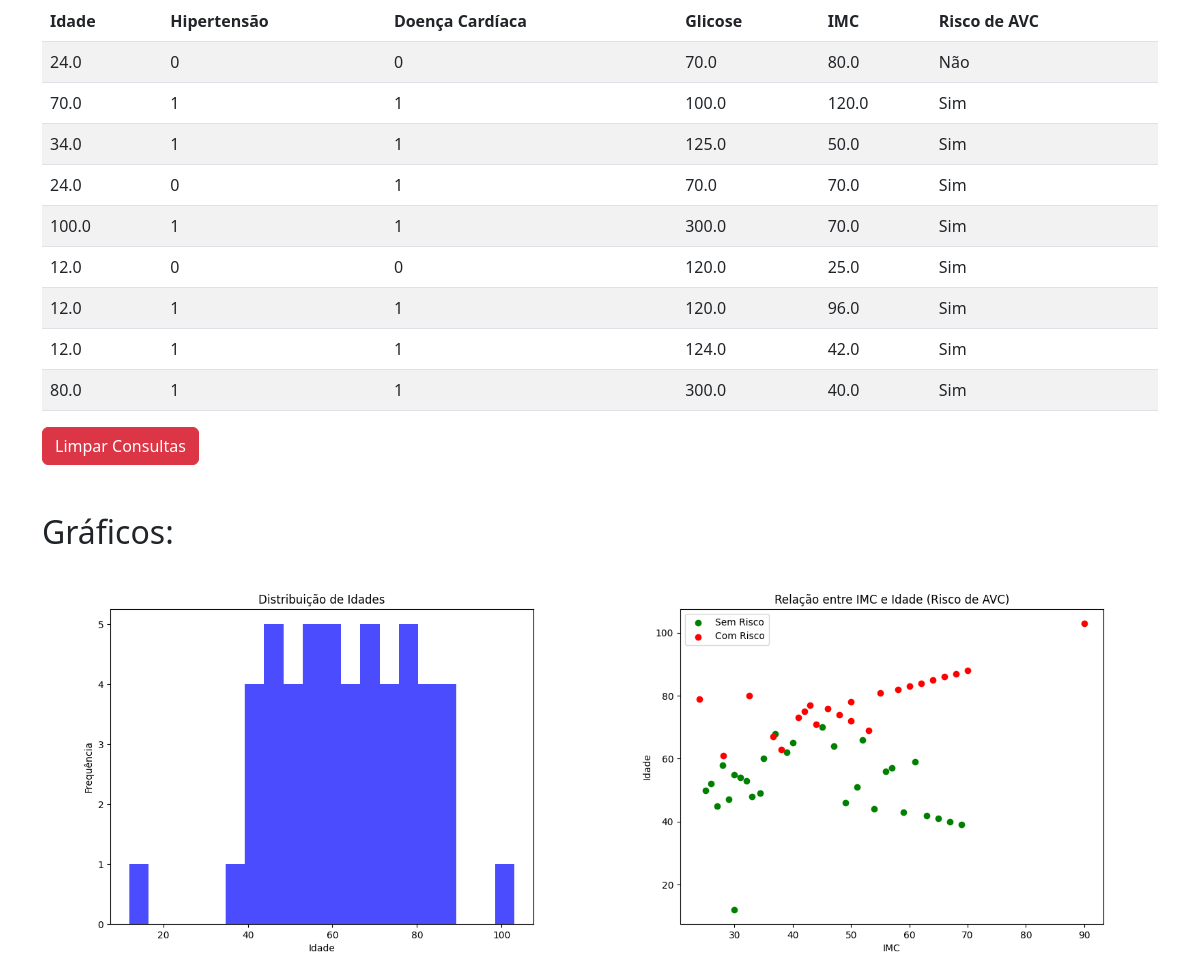
The app's page / (lower part), older data.
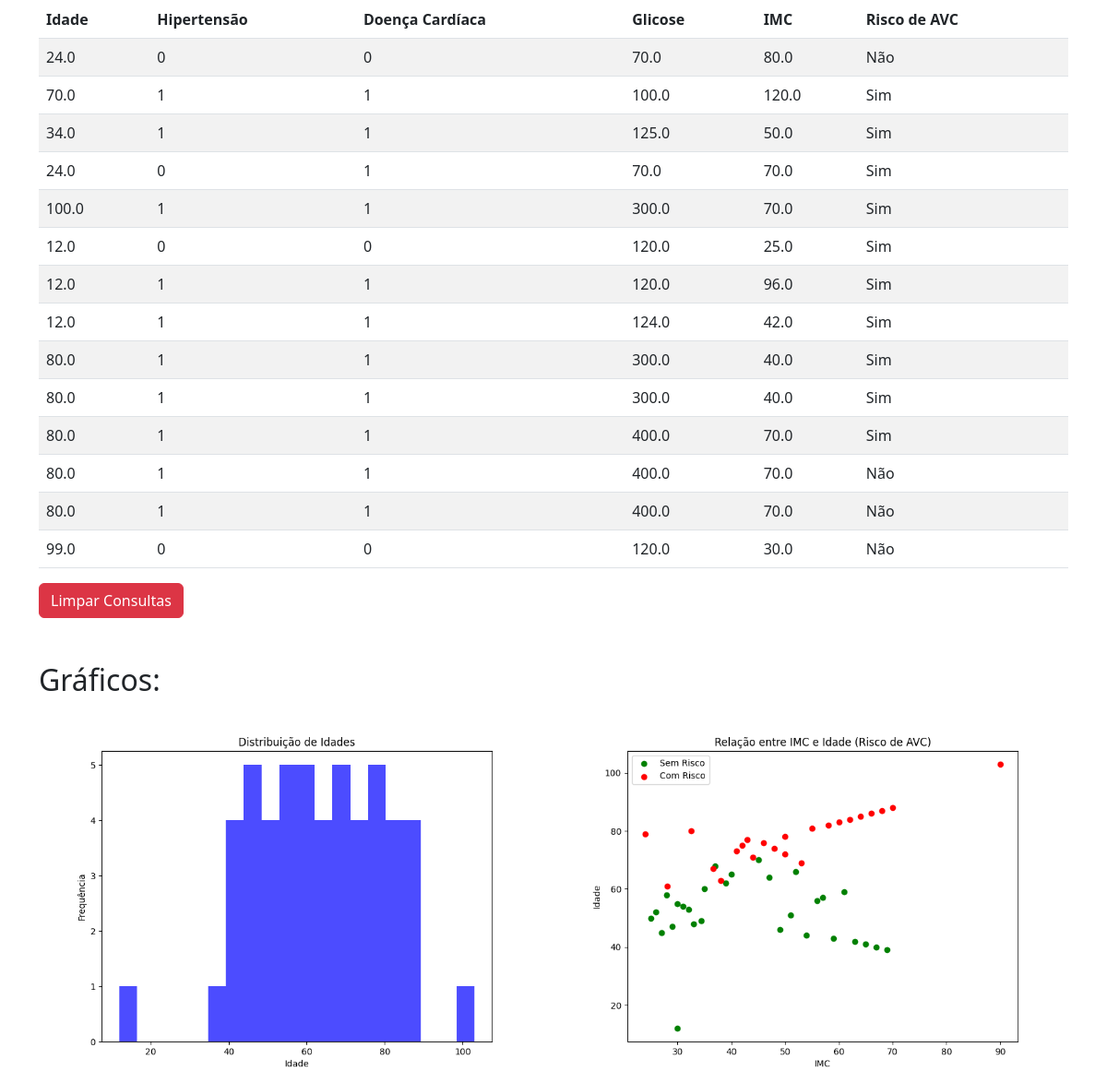
The same page, newer data.
### tables this page shows
CREATE TABLE patients (
            id INTEGER PRIMARY KEY AUTOINCREMENT,
            age REAL NOT NULL,
            hypertension INTEGER NOT NULL,
            heart_disease INTEGER NOT NULL,
            avg_glucose_level REAL NOT NULL,
            bmi REAL NOT NULL,
            stroke INTEGER NOT NULL
        );

### app.py (the view)
@app.route('/')
def index():
    generate_graphs(df)
    patients = get_patients()
    return render_template('index.html', patients=patients)

### database.py (called while the page is built)
def get_patients():
    conn = sqlite3.connect('stroke.db')
    cursor = conn.cursor()
    cursor.execute('SELECT * FROM patients')
    patients = cursor.fetchall()
    patients = [
        (id, age, hypertension, heart_disease, avg_glucose_level, bmi, int.from_bytes(stroke, byteorder='little') if isinstance(stroke, bytes) else int(stroke))
        for id, age, hypertension, heart_disease, avg_glucose_level, bmi, stroke in patients
    ]
    conn.close()
    return patients

### models.py (called while the page is built)
def generate_graphs(df):
    plt.figure(figsize=(8, 6))
    plt.hist(df['age'], bins=20, color='blue', alpha=0.7)
    plt.title('Distribuição de Idades')
    plt.xlabel('Idade')
    plt.ylabel('Frequência')
    plt.savefig('static/graficos/idade_distribuicao.png')
    plt.close()
    plt.figure(figsize=(8, 6))
    plt.scatter(df[df['stroke'] == 0]['bmi'], df[df['stroke'] == 0]['age'], color='green', label='Sem Risco')
    plt.scatter(df[df['stroke'] == 1]['bmi'], df[df['stroke'] == 1]['age'], color='red', label='Com Risco')
    plt.title('Relação entre IMC e Idade (Risco de AVC)')
    plt.xlabel('IMC')
    plt.ylabel('Idade')
    plt.legend()
    plt.savefig('static/graficos/imc_idade.png')
    plt.close()

### templates/index.html (shortened to what this page needs)
<!DOCTYPE html>
<html lang="en">
<head>
    <link href="https://cdn.jsdelivr.net/npm/bootstrap@5.3.0/dist/css/bootstrap.min.css" rel="stylesheet">
    <link rel="stylesheet" href="{{ url_for('static', filename='styles.css') }}">
</head>
<body>
    <div class="container mt-5">
        <table class="table table-striped">
            <thead>
                <tr>
                    <th>Idade</th>
                    <th>Hipertensão</th>
                    <th>Doença Cardíaca</th>
                    <th>Glicose</th>
                    <th>IMC</th>
                    <th>Risco de AVC</th>
                </tr>
            </thead>
            <tbody>
                {% for patient in patients %}
                    <tr>
                        <td>{{ patient[1] }}</td>
                        <td>{{ patient[2] }}</td>
                        <td>{{ patient[3] }}</td>
                        <td>{{ patient[4] }}</td>
                        <td>{{ patient[5] }}</td>
                        <td>{{ "Sim" if patient[6] == 1 else "Não" }}</td>
                    </tr>
                {% endfor %}
            </tbody>
        </table>
        <form action="/clear" method="POST" onsubmit="return confirm('Tem certeza que deseja limpar todas as consultas?');">
            <button type="submit" class="btn btn-danger">Limpar Consultas</button>
        </form>
        <h2 class="mt-5">Gráficos:</h2>
        <div class="row">
            <div class="col-md-6">
                <img src="{{ url_for('static', filename='graficos/idade_distribuicao.png') }}" class="img-fluid">
            </div>
            <div class="col-md-6">
                <img src="{{ url_for('static', filename='graficos/imc_idade.png') }}" class="img-fluid">
            </div>
        </div>
    </div>
</body>
</html>

Row changes from the older to the newer data that the page shows:
added patients: age "80.0", hypertension "1", heart_disease "1", avg_glucose_level "300.0", bmi "40.0", value "Sim"
added patients: age "80.0", hypertension "1", heart_disease "1", avg_glucose_level "400.0", bmi "70.0", value "Sim"
added patients: age "80.0", hypertension "1", heart_disease "1", avg_glucose_level "400.0", bmi "70.0", value "Não"
added patients: age "80.0", hypertension "1", heart_disease "1", avg_glucose_level "400.0", bmi "70.0", value "Não"
added patients: age "99.0", hypertension "0", heart_disease "0", avg_glucose_level "120.0", bmi "30.0", value "Não"
